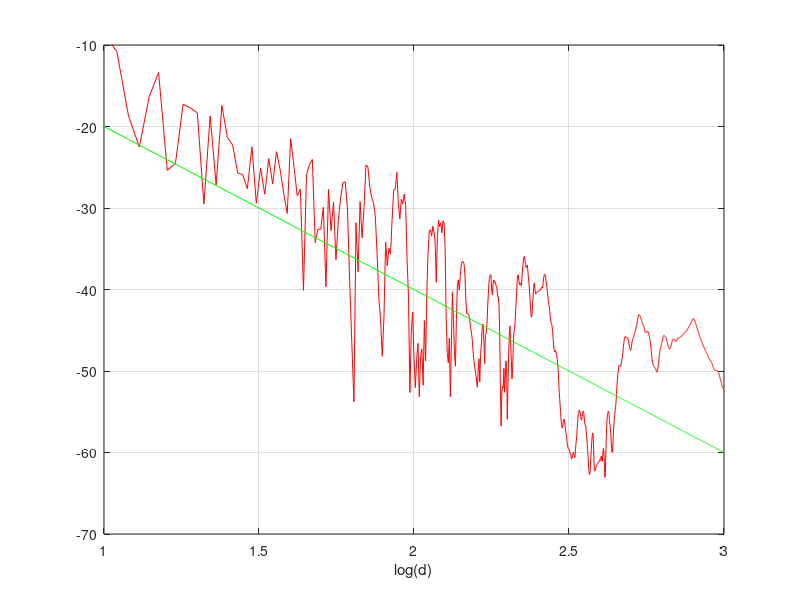
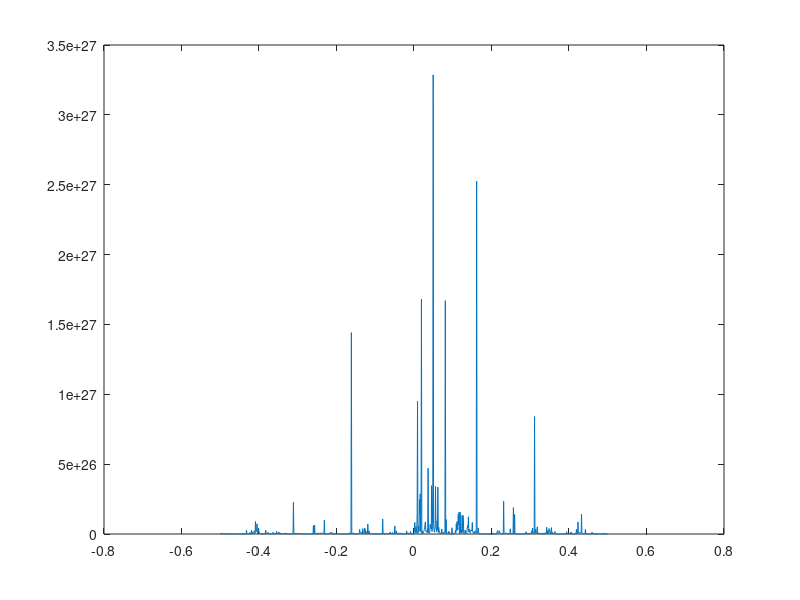
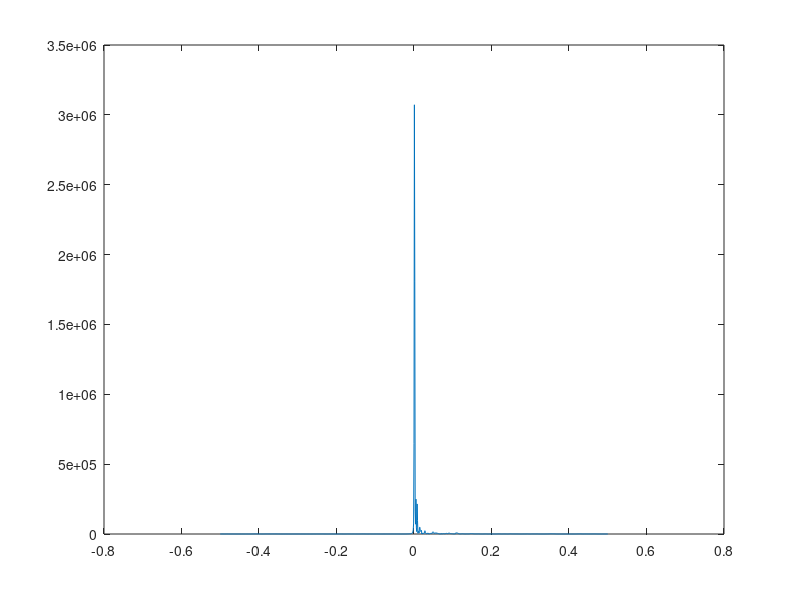

Reproduce these figures in MATLAB, in order.
% street.m; reflections from ground and street buildings;
% width of street a meters;
% transmit antenna h1 m, receive ant. h2 ;
% frequency 2400 MHz;
% use ray tracing and image theory;
% Rg is reflection from the ground, assume -0.85;
% Rw is reflection from the walls, assume Rw=-0.5;
% N is number of reflections;
%
% J�rgen Bach Andersen 2002
% modified Patrick Eggers 2003-2008

clear all
close all
clf
f=2400;
lambda=300/f;
k=2*pi/lambda;
N=10;   
a=10;   % what is this ? = Distance between the walls
h1=10;  % height terminal 1
h2=2;   % height terminal 2
Rg=-0.85; % ground reflection
Rw=-0.5;  % wall reflection
d=10:1:1000; %distance along street;
E=d-d;

for i=1:N+1
R1=sqrt(d.^2+(h1-h2)^2+((i-1)*a)^2);  % distance between antenna and side images;
R2=sqrt(d.^2+(h1+h2)^2+((i-1)*a)^2);  % distance between ground image and side images;

%insert here the contribution from the various images and sum them to a total E;
if i == 1
E = E + (Rw^(i-1))*exp(-j*k*R1)+ (Rg)*(Rw^(i-1))*exp(-j*k*R2);
else
E = E + 2*(Rw^(i-1))*exp(-j*k*R1)+ 2*(Rg)*(Rw^(i-1))*exp(-j*k*R2);
end
end

P=20*log10(abs(E));
Plos=1 ./d.^2; %direct field;
P2=10*log10(abs(Plos));

plot(log10(d),P+P2,'r',log10(d),P2,'g')
xlabel('log(d)');
grid
axis([1 3 -70 -10]);

% discuss the result. Try also w low N=1 or 2

% construct the time response
% How will you plot the time response (power versus delay)?

fd = 1/2*linspace(-1,1,length(E)); %Sampling frequency divided by the scale

Et=exp(-j*k.*d);
H = fftshift(fft(E))./fftshift(fft(Et));

% Impulse response
figure()
plot(fd,abs(H).^2);

% This is the dopler shift
figure()
plot(fd,abs(fftshift(fft(E))).^2)
